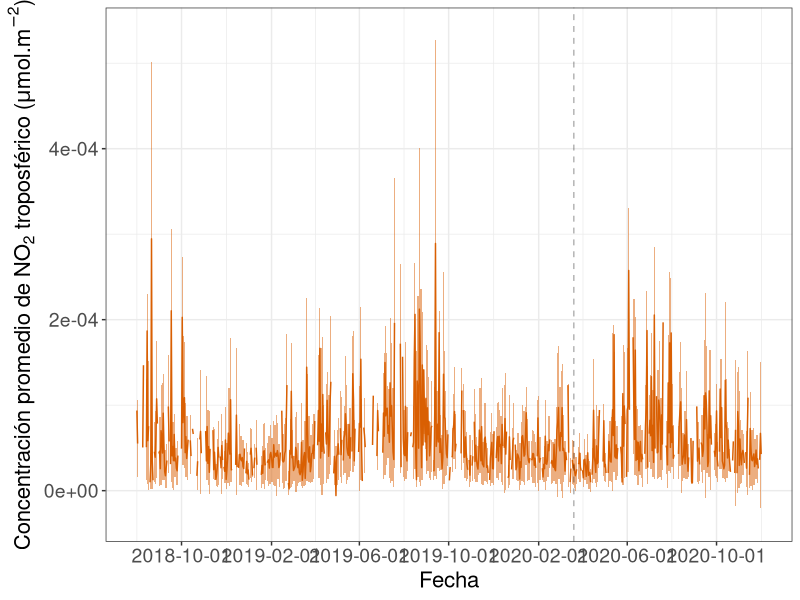

Source code (R): (Note: this script raises an error after producing the figure.)
rm(list=ls())
gc()

##### Analisis descriptivo NO2 y variables meteorológicas ####
library(tidyverse)
library(data.table)
library(scales)

#### NO2 ####

no2 <- fread("Datos/Procesados/no2_diario_procesado.csv")

# Grafico crudo:

(plot.no2 <- no2 %>%
  ggplot(aes(x = fecha, y = NO2_trop_mean, ymin = NO2_trop_mean -NO2_trop_std, ymax = NO2_trop_mean + NO2_trop_std)) +
  geom_ribbon(alpha = .5, fill = palette.colors(2, "Dark2")[2]) +
  geom_line(col = palette.colors(2, "Dark2")[2]) +
    scale_x_date(breaks = date_breaks("4 month")) +
  theme_bw()+
    geom_vline(xintercept = as.Date("2020-03-20"), alpha = 0.3, linetype = "dashed")+
    labs(x = "Fecha", y = expression(paste("Concentración promedio de ", NO[2], " troposférico (", mu, "mol.", m^-2, ")")), fill = "Período", col = "Período") +
    theme(axis.text=element_text(size=14),
          axis.title=element_text(size=16),
          legend.text=element_text(size=14),
          legend.title=element_text(size=16)))

ggsave("Figuras/Descriptiva/Linea_NO2.png", plot.no2, width = 12, height = 6)


# Variacion semanal segun periodo:
no2[, c("periodo", "dia_semana") := .(fifelse(fecha < as.Date("2020-03-20"), "Previo a restricciones", "Durante las restricciones") %>%
                                        as.factor() %>%
                                        fct_rev(),
                                      weekdays(fecha) %>%
                                        str_to_title() %>%
                                        factor(levels = c("Lunes", "Martes", "Miércoles", "Jueves", "Viernes", "Sábado", "Domingo")))]


(plot.variacion.semanal <- no2[, .(NO2_trop_medio = mean(NO2_trop_mean, na.rm = TRUE),
                                   NO2_trop_sd = sd(NO2_trop_mean, na.rm = TRUE)), by = .(dia_semana, periodo)] %>%
    ggplot(aes(x = as.numeric(dia_semana), y = NO2_trop_medio))+
    geom_ribbon(aes(ymin = NO2_trop_medio - NO2_trop_sd, ymax = NO2_trop_medio + NO2_trop_sd, fill = periodo), alpha = 0.3) +
    geom_line(aes(col = periodo))+
    scale_x_continuous(breaks = 1:7, labels = levels(no2$dia_semana), minor_breaks = NULL) +
    scale_fill_brewer(palette = "Dark2") +
    scale_color_brewer(palette = "Dark2") +
    theme_bw()+
    theme(legend.position = "top",
          axis.text=element_text(size=14),
          axis.title=element_text(size=16),
          legend.text=element_text(size=14),
          legend.title=element_text(size=16)) +
    labs(x = "Día de la semana", y = "Cantidad de vehículos contados por hora", fill = "Período", col = "Período"))


(plot.variacion.semanal.cuantil <- no2[, .(NO2_trop_medio = median(NO2_trop_mean, na.rm = TRUE),
                                   NO2_trop_2.5 = quantile(NO2_trop_mean, 0.025, na.rm = TRUE),
                                   NO2_trop_97.5 = quantile(NO2_trop_mean, 0.975, na.rm = TRUE)), by = .(dia_semana, periodo)] %>%
    ggplot(aes(x = as.numeric(dia_semana), y = NO2_trop_medio))+
    geom_ribbon(aes(ymin = NO2_trop_2.5, ymax = NO2_trop_97.5, fill = periodo), alpha = 0.3) +
    geom_line(aes(col = periodo))+
    scale_x_continuous(breaks = 1:7, labels = levels(no2$dia_semana), minor_breaks = NULL) +
    scale_fill_brewer(palette = "Dark2") +
    scale_color_brewer(palette = "Dark2") +
    theme_bw()+
    theme(legend.position = "top",
          axis.text=element_text(size=14),
          axis.title=element_text(size=16),
          legend.text=element_text(size=14),
          legend.title=element_text(size=16)) +
    labs(x = "Día de la semana", y = "Cantidad de vehículos contados por hora", fill = "Período", col = "Período"))



(boxplot.semanal <- no2 %>%
  ggplot(aes(x = dia_semana, y = NO2_trop_mean, fill = periodo)) +
  geom_boxplot() +
  scale_fill_brewer(palette = "Dark2") +
  theme_bw()+
  theme(legend.position = "top",
        axis.text=element_text(size=14),
        axis.title=element_text(size=16),
        legend.text=element_text(size=14),
        legend.title=element_text(size=16)) +
  labs(x = "Día de la semana", y = expression(paste("Concentración promedio de ", NO[2], " troposférico (", mu, "mol.", m^-2, ")")), fill = "Período"))


ggsave("Figuras/Descriptiva/Boxplot_semanal_NO2.png", boxplot.semanal, width = 10, height = 6)


## Autocorrelogramas:
library(ggfortify)
#Diaria

autocorrelacion.diaria <- acf(no2$NO2_trop_mean, lag.max = 500, pl=FALSE, na.action = na.pass)

intervalo.confianza <- ggfortify:::confint.acf(autocorrelacion.diaria, ci.type = 'ma')

(plot.acf.diaria <- data.table(Autocorrelación = autocorrelacion.diaria$acf,
                               Lag = autocorrelacion.diaria$lag,
                               intervalo = intervalo.confianza) %>%
    ggplot(aes(x = Lag, y = Autocorrelación)) +
    geom_ribbon(aes(ymin = -intervalo, ymax = intervalo), alpha = 0.3, fill = palette.colors(1, "Dark2")) +
    geom_segment(aes(xend = Lag, y = 0, yend = Autocorrelación)) +
    geom_point(col = palette.colors(1, "Dark2")) +
    geom_hline(yintercept = 0, linetype = "dashed") +
    theme_bw()+
    theme(axis.text=element_text(size=14),
          axis.title=element_text(size=16),
          legend.text=element_text(size=14),
          legend.title=element_text(size=16)) +
    labs(x = "Lag (Días)"))

ggsave("Figuras/Descriptiva/Autocorrelograma_no2_diaria.png", plot.acf.diaria, width = 8, height = 4)


#Semanal

no2[, semana := floor((0:(.N-1))/7)]

no2.semana <- no2[, .(NO2_trop_mean = mean(NO2_trop_mean, na.rm = TRUE)), by = semana]

autocorrelacion.semanal <- acf(no2.semana$NO2_trop_mean, lag.max = 150, pl=FALSE, na.action = na.pass)

intervalo.confianza <- ggfortify:::confint.acf(autocorrelacion.semanal, ci.type = 'ma')

(plot.acf.semanal <- data.table(Autocorrelación = autocorrelacion.semanal$acf,
                               Lag = autocorrelacion.semanal$lag,
                               intervalo = intervalo.confianza) %>%
    ggplot(aes(x = Lag, y = Autocorrelación)) +
    geom_ribbon(aes(ymin = -intervalo, ymax = intervalo), alpha = 0.3, fill = palette.colors(1, "Dark2")) +
    geom_segment(aes(xend = Lag, y = 0, yend = Autocorrelación)) +
    geom_point(col = palette.colors(1, "Dark2")) +
    geom_hline(yintercept = 0, linetype = "dashed") +
    theme_bw() +
    theme(axis.text=element_text(size=14),
          axis.title=element_text(size=16),
          legend.text=element_text(size=14),
          legend.title=element_text(size=16)) +
    labs(x = "Lag (Semanas)") +
    scale_x_continuous(breaks = seq(0, 150, 10)))

ggsave("Figuras/Descriptiva/Autocorrelograma_no2_semanal.png", plot.acf.semanal, width = 8, height = 4)
